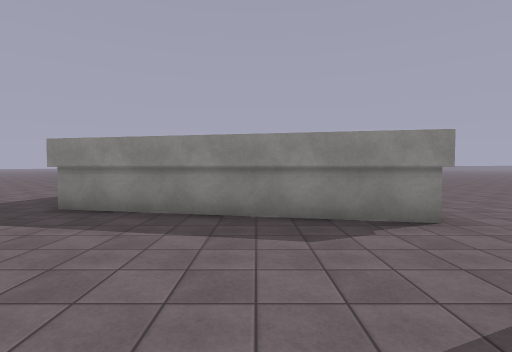
view 1 (above)

20 first-person views from a walk through a Unity game level. The camera is 1.5 m above the floor, tilts 2° down and sees 85° across. The floor is counted in squares, 2 m on a side. Each view is taken from the middle of a square. On the plan, view 1 faces up. The plan holds only what a view shows up to about 10 squares ahead; the rest is blank. The place goes on beyond the plan. Surface patterns are stand-ins for the level's own textures.

view 2
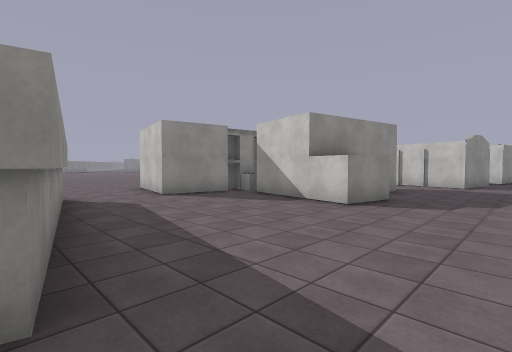

view 3
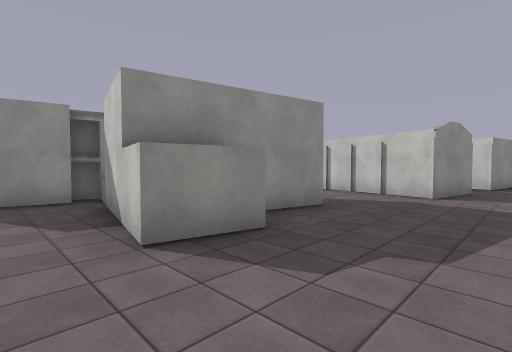

view 4
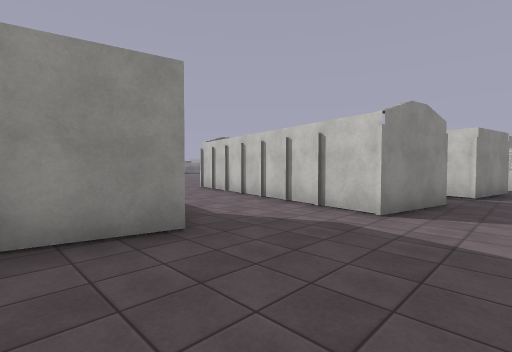

view 5
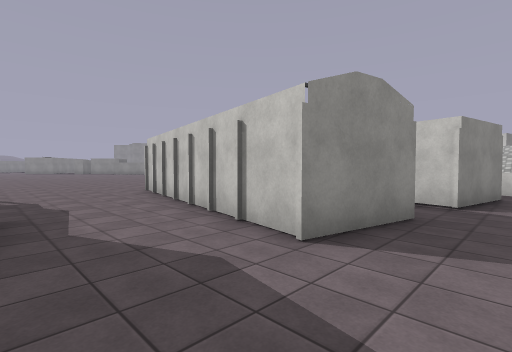

view 6
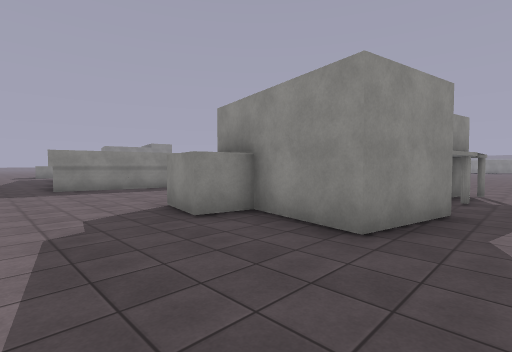

view 7
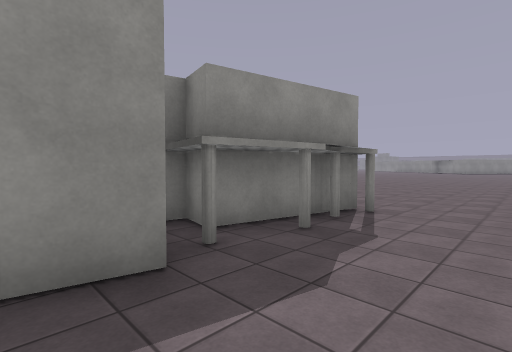

view 8
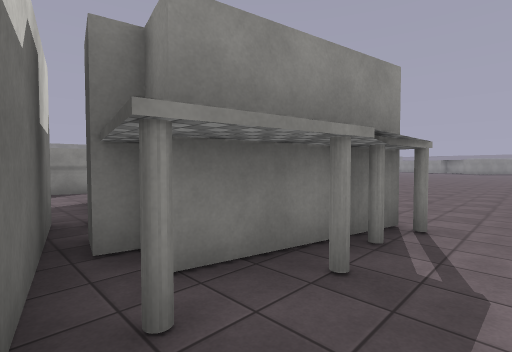

view 9
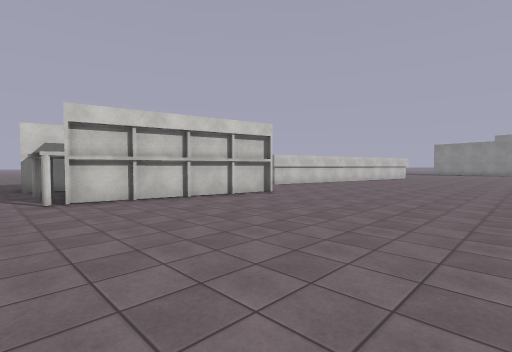

view 10
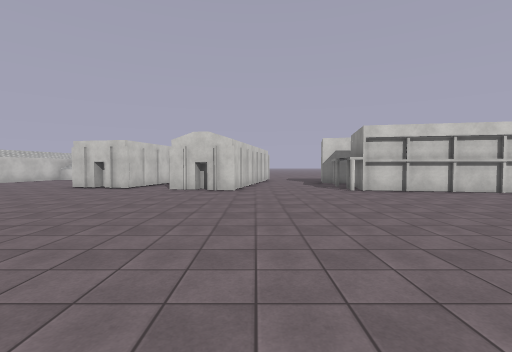

view 11
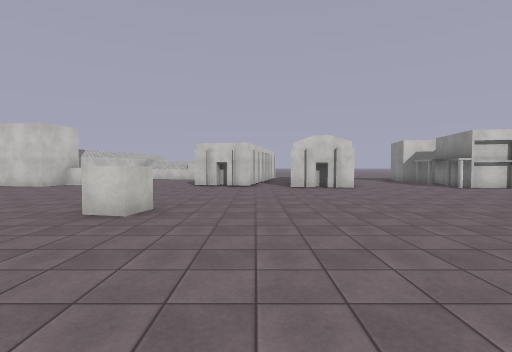

view 12
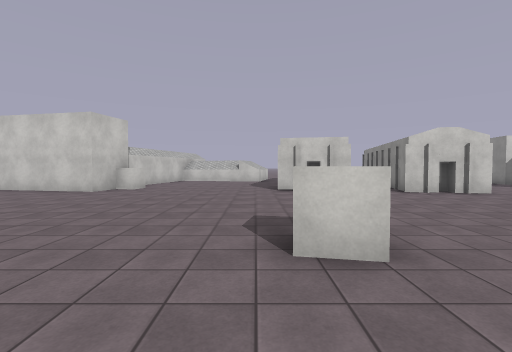

view 13
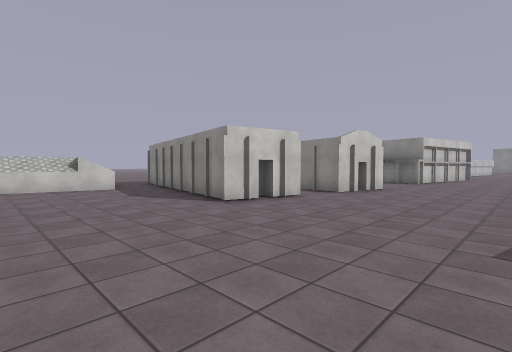

view 14
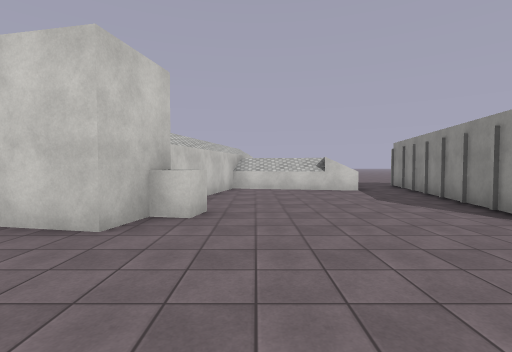

view 15
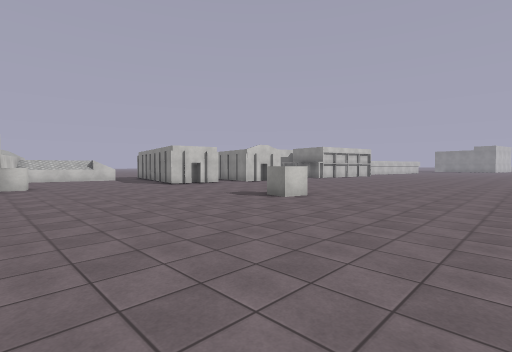

view 16
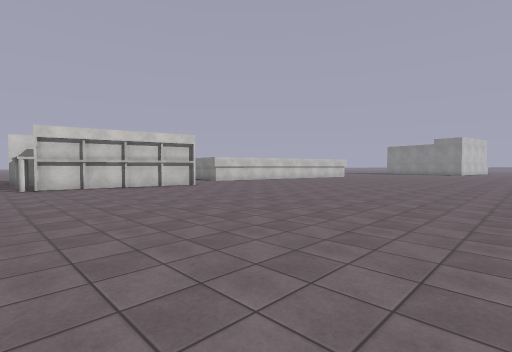

view 17
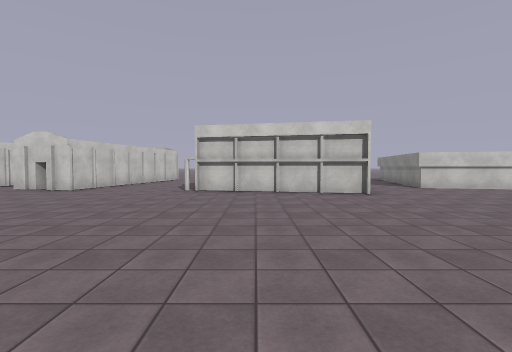

view 18
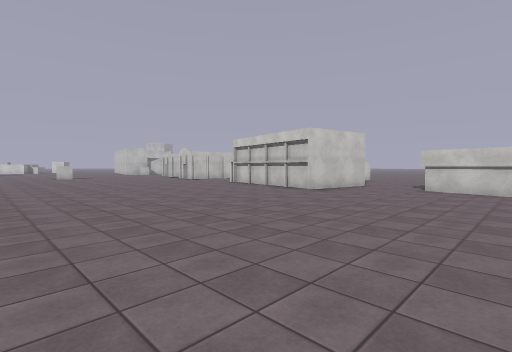

view 19
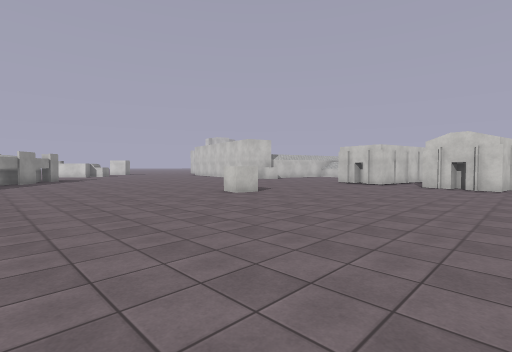

view 20
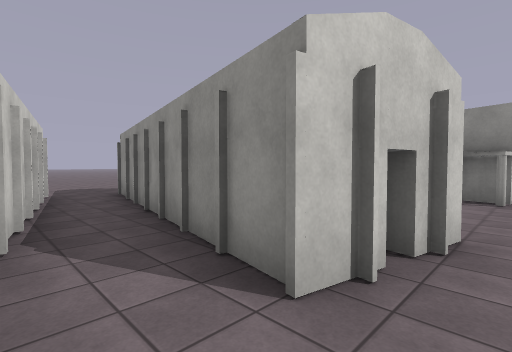

### Floor plan
Key: @ floor where view 1 was taken; # wall or solid block; . floor; ^ raised ledge; O other object.
Columns run from 5 left of view 1 to 14 right of it. Each row starts with its distance up from view 1.
  6 ..     ##..........
  5 ..#### #............
  4 .....###............
  3 ....................
  2 ....................
  1 ....... ##..........
  0 .....@.  #..........
 -1 ...###^# #..........
 -2 ....## # ^..........
 -3 ...######...........
 -4 ....##.##...........
 -5 ....................
 -6 ..................
 -7 ..## #..............
 -8 ..## ####...........
 -9 ....  ###...........
-10 .##.................
-11      #  ............
-12         ............
-13  .....  .....O......
-14 ##^.................
-15   #.................
-16   ^.................
-17  #..................
-18  ###...^...........
-19    #### ...........

Positions as (right, up) in squares from view 1, and headings:
1: (0, 0), facing up
2: (-5, 5), facing down-right
3: (-5, 1), facing down-right
4: (-5, -2), facing down-right
5: (-5, -4), facing down-right
6: (-5, -5), facing up-right
7: (-1, -6), facing up-right
8: (0, -5), facing up-right
9: (10, -5), facing up-left
10: (12, -7), facing left
11: (13, -11), facing left
12: (11, -14), facing left
13: (7, -17), facing up-left
14: (6, -17), facing left
15: (13, -19), facing up-left
16: (14, -5), facing up-left
17: (12, -2), facing left
18: (12, 6), facing down-left
19: (14, -7), facing down-left
20: (4, -11), facing up-left
